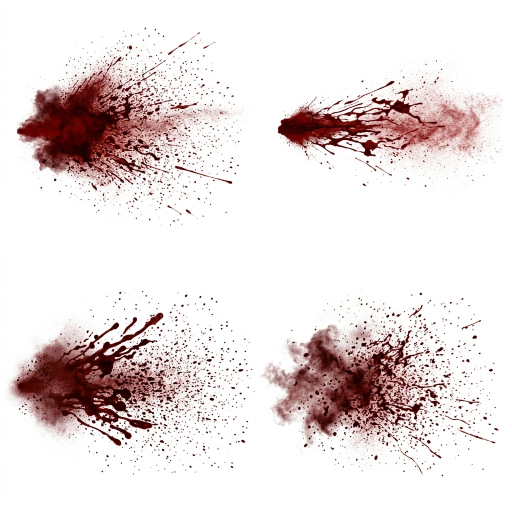
#> input picture tools/fx/src/blood_spray_sheet.jpg, 1024 x 1024 px (shown at 1/2 size)
$ python make_decals.py fx/src/blood_decal_sheet.jpg fx/src/blood_spray_sheet.jpg fx/src/blood_spray_sheet.jpg 5
#> lines starting #> are read from the running program, lines starting #| are printed output that depends on the picture
#!/usr/bin/env python3
"""Turn photos of stains on white backgrounds into alpha decal PNGs.
Usage: python3 tools/make_decals.py <kind> <tint r,g,b or none> <src.jpg> <out_index>
"""
import sys, numpy as np
from PIL import Image

kind, tint, src, idx = sys.argv[1], sys.argv[2], sys.argv[3], int(sys.argv[4])
im = np.asarray(Image.open(src).convert("RGB").resize((512, 512), Image.LANCZOS)).astype(np.float32) / 255.0
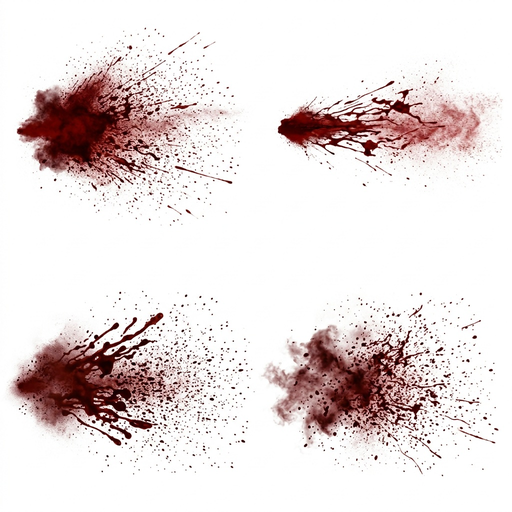
#> im: shape (512, 512, 3) float32; mean R, G, B 0.907, 0.87, 0.868
a = 1.0 - im.min(axis=2)                       # white background -> transparent
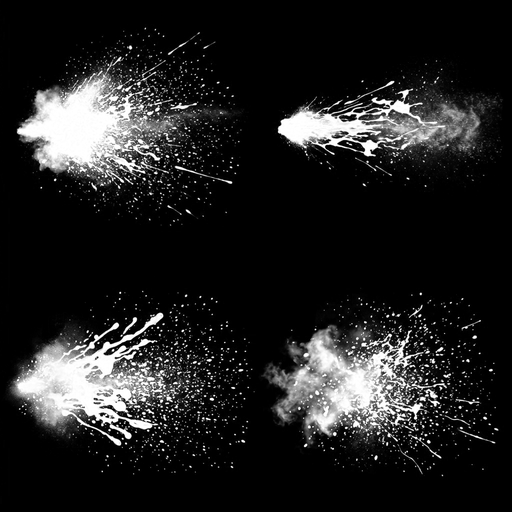
#> a: shape (512, 512) float32; min 0, max 1, mean 0.133
a = np.clip((a - 0.06) / 0.94, 0, 1)
col = (im - (1.0 - a[..., None])) / np.maximum(a[..., None], 1e-3)
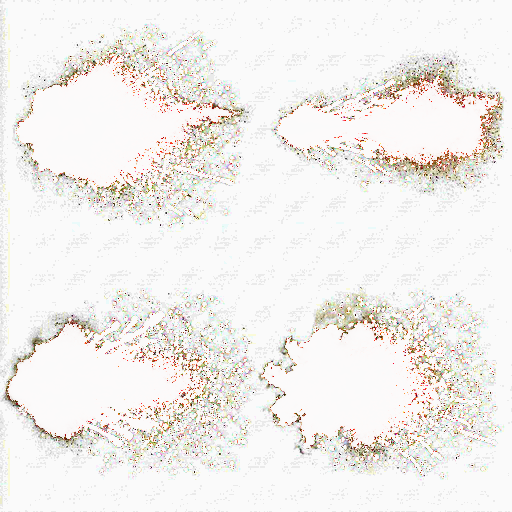
#> col: shape (512, 512, 3) float32; mean R, G, B -1.94, -2.52, -3.18; drawn with min black and max white
col = np.clip(col, 0, 1)
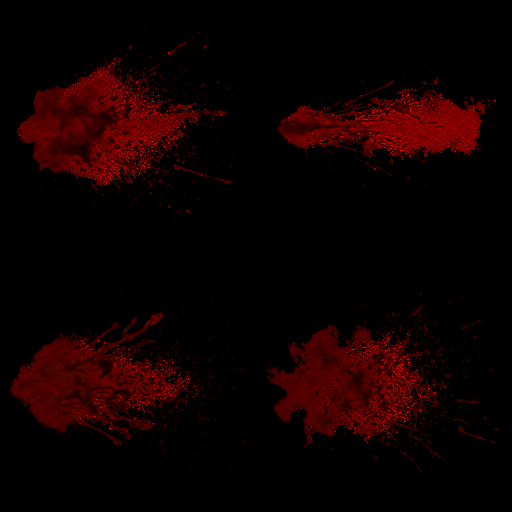
#> col: shape (512, 512, 3) float32; mean R, G, B 0.0597, 0.000348, 4.76e-05
if tint != "none":
#> (the run stopped early here; a loop or call above may not have finished)
